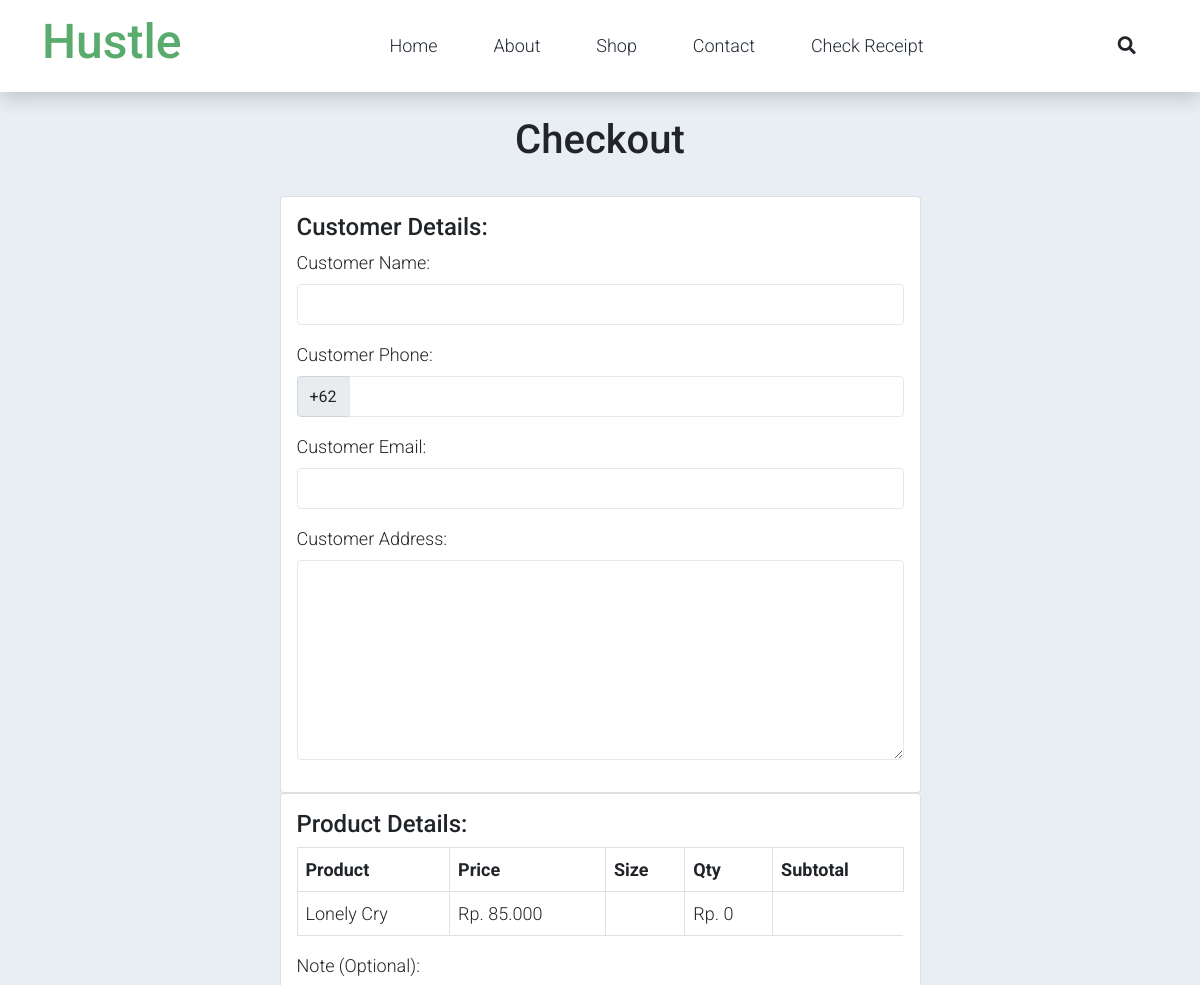
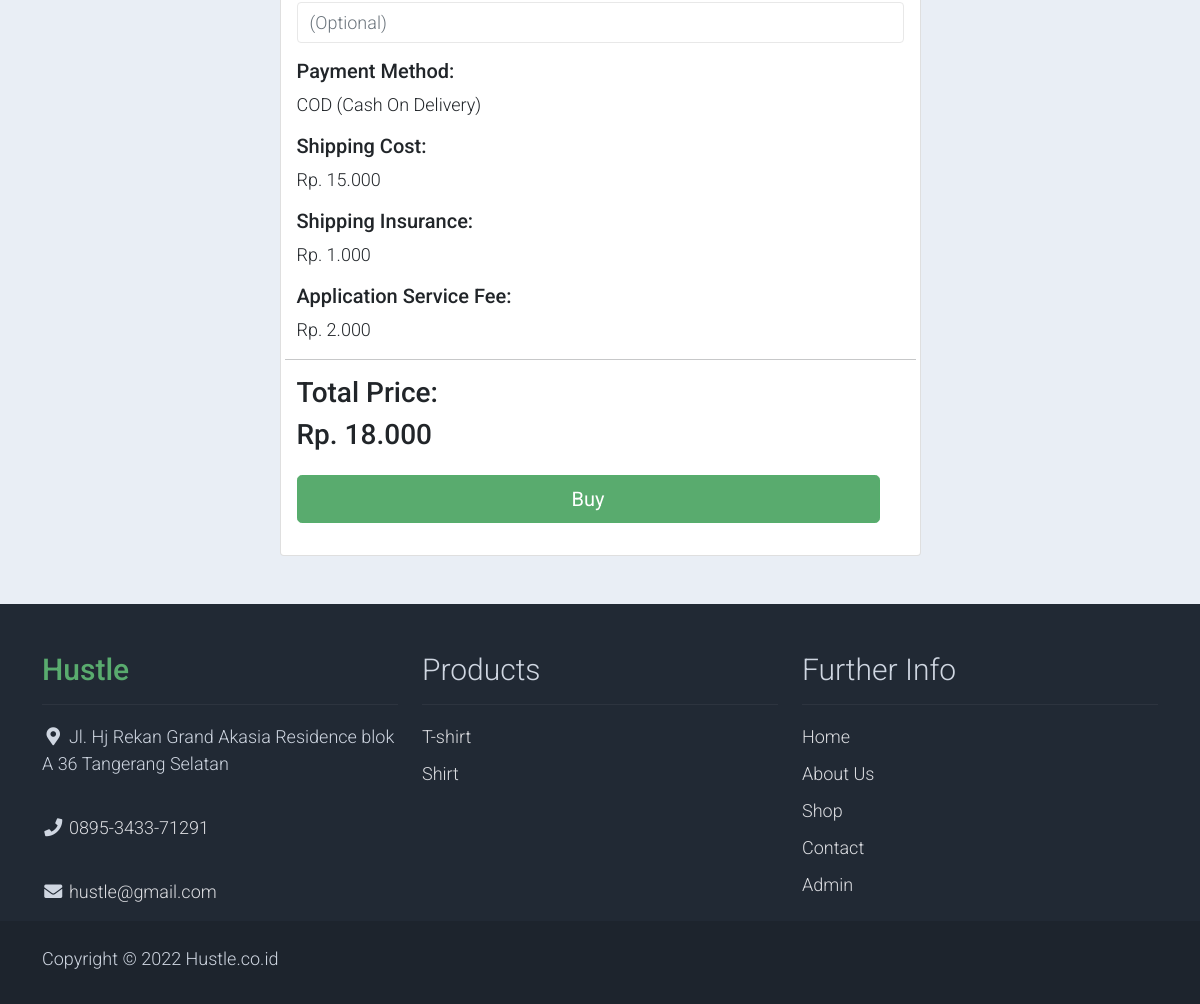
The app's page /checkout.php?product_id=1 with its own data (2 pictures, top to bottom).
### tables this page shows
CREATE TABLE `product` (
  `product_id` int(11) NOT NULL,
  `product_name` varchar(100) NOT NULL,
  `product_stock` int(11) NOT NULL,
  `product_price` int(11) NOT NULL,
  `product_description` text NOT NULL,
  `product_img` text NOT NULL
);

### checkout.php (the view, shortened to what this page needs)
<?php
    require_once 'connection.php';
    if (isset($_GET['product_id'])) {
        $product_id = $_GET['product_id'];
        $product_quantity = $_GET['product_quantity'];
        $product = mysqli_fetch_assoc(mysqli_query($conn, "SELECT * FROM product WHERE product_id = '$product_id'"));
    } else {
        header('Location: shop.php');
        exit;
    }
 ?>
<!DOCTYPE html>
<html lang="en">
<head>
    <link rel="stylesheet" href="assets/css/bootstrap.min.css">
    <link rel="stylesheet" href="assets/css/templatemo.css">
    <link rel="stylesheet" href="assets/css/custom.css">
    <link rel="stylesheet" href="assets/css/fontawesome.min.css">
    <link rel="stylesheet" type="text/css" href="assets/css/slick.min.css">
    <link rel="stylesheet" type="text/css" href="assets/css/slick-theme.css">
</head>
<body>
    <?php include 'header.php' ?>
    <form method="POST">
        <section class="bg-light">
            <div class="container pb-5">
                <div class="row py-4">
                    <div class="col text-center">
                        <h1>Checkout</h1>
                    </div>
                </div>
                <div class="row justify-content-center">
                    <div class="col-lg-7">
                        <div class="card">
                            <div class="card-body">
                                <h4>Customer Details:</h4>
                                <div class="mb-3">
                                  <label for="customer_name" class="form-label">Customer Name:</label>
                                  <input type="text" class="form-control" id="customer_name" name="customer_name" required>
                                </div>
                                <label for="customer_phone" class="form-label">Customer Phone:</label>
                                <div class="input-group mb-3">
                                  <span class="input-group-text">+62</span>
                                  <input type="number" class="form-control" id="customer_phone" name="customer_phone" required>
                                </div>
                                <div class="mb-3">
                                  <label for="customer_email" class="form-label">Customer Email:</label>
                                  <input type="email" class="form-control" id="customer_email" name="customer_email" required>
                                </div>
                                <div class="mb-3">
                                  <label for="customer_address" class="form-label">Customer Address:</label>
                                  <textarea class="form-control" id="customer_address" name="customer_address" required></textarea>
                                </div>
                            </div>
                        </div>
                    </div>
                </div>
                <div class="row justify-content-center">
                    <div class="col-lg-7">
                        <div class="card">
                            <div class="card-body">
                                <div class="row">
                                    <h4>Product Details:</h4>
                                    <div class="table-responsive">
                                        <table class="table table-bordered">
                                            <thead>
                                                <tr>
                                                    <th>Product</th>
                                                    <th>Price</th>
                                                    <th>Size</th>
                                                    <th>Qty</th>
                                                    <th>Subtotal</th>
                                                </tr>
                                            </thead>
                                            <tbody>
                                                <tr>
                                                    <td><?= $product['product_name']; ?></td>
                                                    <td>Rp. <?= implode('.', explode(',', number_format($product['product_price']))); ?></td>
                                                    <td><?= $product_quantity; ?></td>
                                                    <td>Rp. <?= implode('.', explode(',', number_format($product['product_price'] * $product_quantity))); ?></td>
                                                </tr>
                                            </tbody>
                                        </table>
                                    </div>
                                    <div class="mb-3">
                                      <label for="note" class="form-label">Note (Optional):</label>
                                      <input type="text" class="form-control" id="note" placeholder="(Optional)" name="note">
                                    </div>
                                    <h5>Payment Method:</h5>
                                    <p>COD (Cash On Delivery)</p>
                                    <h5>Shipping Cost:</h5>
                                    <p>Rp. 15.000</p>
                                    <h5>Shipping Insurance:</h5>
                                    <p>Rp. 1.000</p>
                                    <h5>Application Service Fee:</h5>
                                    <p>Rp. 2.000</p>
                                    <hr>
                                    <h3>Total Price:</h3>
                                    <?php
                                        $total = ($product['product_price'] * $product_quantity) + 15000 + 1000 + 2000;
                                     ?>
                                    <h3>Rp. <?= implode('.', explode(',', number_format($total))); ?></h3>
                                    <div class="row py-3">
                                        <div class="col d-grid">
                                            <button type="submit" class="btn btn-success btn-lg" name="btnBuy">Buy</button>
                                        </div>
                                    </div>
                                </div>
                            </div>
                        </div>
                    </div>
                </div>
            </div>
        </section>
    </form>
    <?php include 'footer.php' ?>
</body>
</html>

### assets/css/templatemo.css (style rules this page uses)
body, ul, li, p, a, label, input, div { font-family: 'Roboto', sans-serif; font-size: 18px !important; font-weight: 300 !important; }
.bg-light { background-color: #e9eef5 !important; }
.btn-success { background-color: #59ab6e !important; border-color: #56ae6c !important; }
.form-control { border: 1px solid #e8e8e8; }

### assets/css/custom.css (style rules this page uses)
textarea { height: 200px; }

### records on screen
product: product_name "Lonely Cry", product_price "85.000", product_price "0", product_price "18.000"
